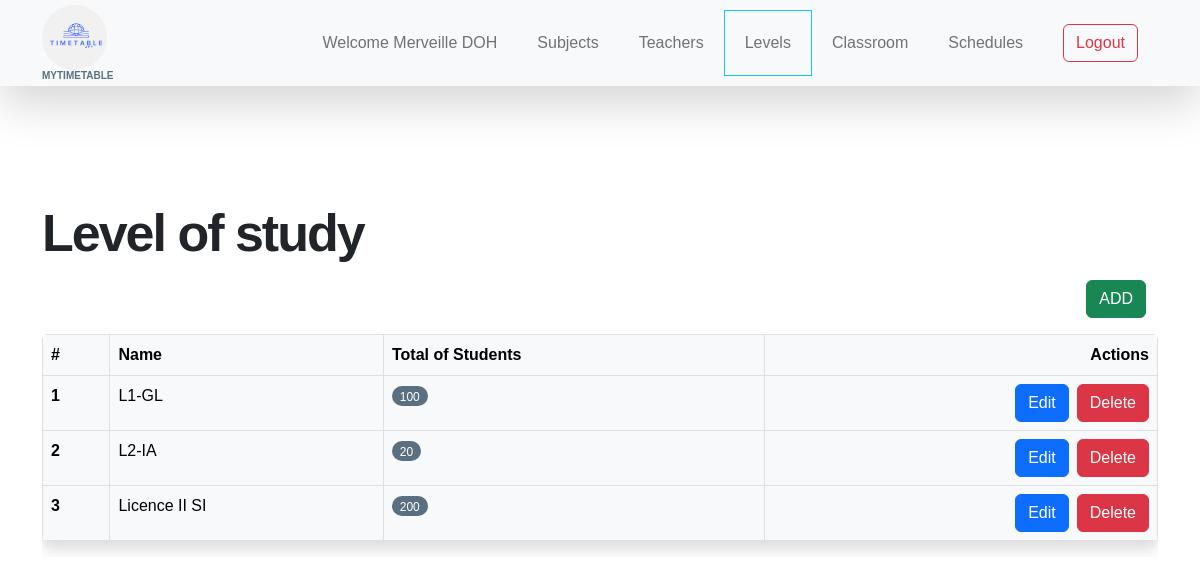
Screenshot of /levels (signed in) with the database file from the repository.
### authentification/models.py (models this page shows, shortened)
class MyUser(AbstractBaseUser, PermissionsMixin):
    email = models.EmailField(
        verbose_name="email address",
        max_length=255,
        unique=True,null=True
    )
    first_name = models.CharField(max_length=40, null=True, blank=True)
    last_name = models.CharField(max_length=40,null=True, blank=True)
    password = models.CharField(max_length=255)
    level = models.ForeignKey(
        Level, on_delete=models.CASCADE, null=True, blank=True)
    is_active = models.BooleanField(default=True)
    is_staff = models.BooleanField(default=False)
    is_teacher = models.BooleanField(default=False)
    objects = MyUserManager()
    USERNAME_FIELD = 'email'
    groups = models.ManyToManyField(Group, related_name='myuser_groups', blank=True)
    user_permissions = models.ManyToManyField(Permission, related_name='myuser_permissions', blank=True)

class Level(models.Model):
    label = models.CharField(max_length=50, null=True)
    capacity = models.IntegerField(null=True, blank=True)

### acceuil/views.py (the view)
    def check_user(request, *args, **kwargs):
        if not request.user.is_authenticated or (not request.user.is_superuser):
            return redirect('timetables.students')
        return view_func(request, *args, **kwargs)

### acceuil/views.py (called while the page is built, shortened)
def superuser_required(view_func):
    def check_user(request, *args, **kwargs):
        if not request.user.is_authenticated or (not request.user.is_superuser):
            return redirect('timetables.students')
        return view_func(request, *args, **kwargs)
    return check_user

@superuser_required
@login_required
def level(request):
    error, success = None, None
    context = {
        'levels': Level.objects.all(),
        'error': error,
        'success': success,
    }
    return render(request, 'acceuil/level.html', context)

### template/acceuil/level.html (shortened to what this page needs)
{% extends 'base/base.html' %}
{% block 'main' %}
<div class="my-3">
    <h1 class="">Level of study</h1>
</div>
<div class="container-fluid my-3">
    <div class="d-flex justify-content-end">
        <button class="btn btn-success" data-bs-toggle="modal" data-bs-target="#addObject">ADD</button>
    </div>
</div>
<div>
    <div class="table-responsive">
        <table class="table table-bordered table-stiped table-hover table-light rounded shadow overflow-hidden">
            <thead>
                <tr>
                    <th>#</th>
                    <th>Name</th>
                    <th>Total of Students</th>
                    <th class="text-end">Actions</th>
                </tr>
            </thead>
            <tbody>
                {% for s in levels %}
                <tr>
                    <td>
                        <div class="fw-bold">
                            {{ forloop.counter }}
                        </div>
                    </td>
                    <td>
                        <div>
                            {{ s.label }}
                        </div>
                    </td>
                    <td>
                        <div class="badge badge-primary">
                            {{ s.capacity }}
                        </div>
                    </td>
                    <td>
                        <div class="d-flex justify-content-end">
                            <button class="btn btn-primary" data-bs-toggle="modal"
                                data-bs-target="#editObject{{ s.id }}">Edit</button>
                            <button class="btn btn-danger ms-2" data-bs-toggle="modal"
                                data-bs-target="#delObject{{ s.id }}">Delete</button>
                        </div>
                    </td>
                </tr>
                {% endfor %}
            </tbody>
        </table>
    </div>
</div>
{% endblock %}

### template/base/header.html (shortened to what this page needs)
{% load static %}
<nav class="navbar navbar-expand-lg bg-light shadow-lg">
    <div class="container">
        <a class="navbar-brand" href="{% url 'home' %}">
            <span>
                <img src="{% static 'img/timetable.png' %}" alt="" style="height: 65px; border-radius: 50px;">
                <small>myTimeTable</small> </span>
        </a>
        <div class="collapse navbar-collapse" id="navbarNav">
            <ul class="navbar-nav ms-auto">
                {% if user.is_authenticated %}
                <li class="nav-item align-self-center c-url" data-url="{% url 'profile' %}">
                    <a href="{% url 'profile' %}" class="nav-link click-scroll align-self-center">
                        Welcome {{ user.first_name }} {{ user.last_name }}</a>
                </li>
                {% if user.is_superuser %}
                <li class="nav-item align-self-center c-url" data-url="{% url 'subject' %}">
                    <a class="nav-link click-scroll" href="{% url 'subject' %}">Subjects</a>
                </li>
                <li class="nav-item align-self-center c-url" data-url="{% url 'teacher' %}">
                    <a class="nav-link click-scroll" href="{% url 'teacher' %}">Teachers</a>
                </li>
                <li class="nav-item align-self-center c-url" data-url="{% url 'level' %}">
                    <a class="nav-link click-scroll" href="{% url 'level' %}">Levels</a>
                </li>
                <li class="nav-item align-self-center c-url" data-url="{% url 'classroom' %}">
                    <a class="nav-link click-scroll" href="{% url 'classroom' %}">Classroom</a>
                </li>
                <li class="nav-item align-self-center c-url" data-url="{% url 'timetable' 99999999999 %}">
                    <a class="nav-link click-scroll" href="{% url 'timetable' 99999999999 %}">Schedules</a>
                </li>
                {% else %}
                <li class="nav-item align-self-center c-url" data-url="{% url 'timetables.students' %}">
                    <a class="nav-link click-scroll" href="{% url 'timetables.students' %}">Your Schedules</a>
                </li>
                {% endif %}
                <li class="nav-item align-self-center">
                    <span class="nav-link click-scroll" href="{% url 'logout' %}">
                        <a class="btn btn-outline-danger" href="{% url 'logout' %}">Logout</a>
                    </span>
                </li>
                {% endif %}
            </ul>
        </div>
    </div>
</nav>

### static/css/style.css (style rules this page uses)
html, body { overflow-x: hidden!important; }
.statut { background-image: url('../img/calendar-with-pencil-monstera-leaf.jpg' ); background-size: cover; }
th { vertical-align: middle!important; }

### rows the page displays
MyUser: first_name "Merveille", last_name "DOH"
Level: label "L1-GL", capacity "100"
Level: label "L2-IA", capacity "20"
Level: label "Licence II SI", capacity "200"
